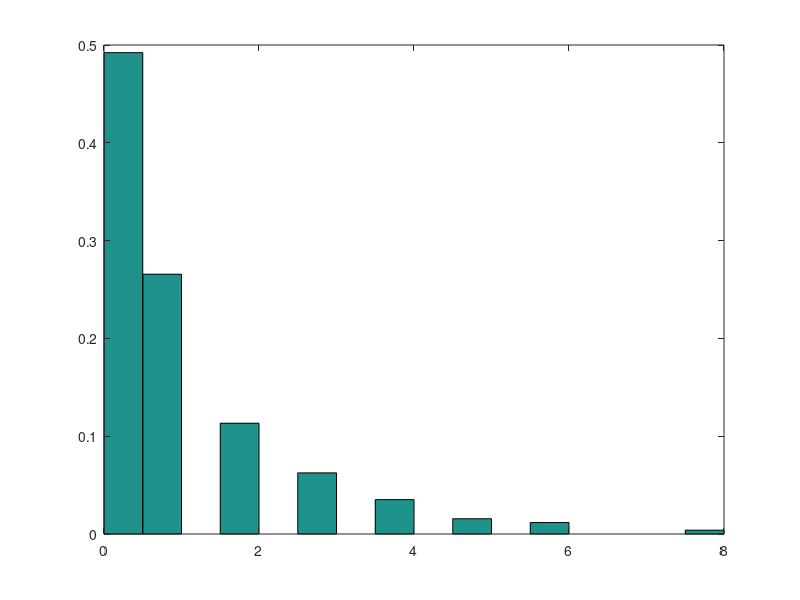

Here is the MATLAB script that generated this plot:
# Nathan Moore, Winona State University
#
# generate a list of N atoms
N=256;
atom = ones(N,1);

moves_needed=N*N;
num_moves=0;
# https://docs.octave.org/latest/The-while-Statement.html
while(num_moves < moves_needed)

  # pick out two atoms that will exchange energy
  # https://octave.sourceforge.io/octave/function/rand.html
  i=ceil(rand()*N);  # giver
  j=ceil(rand()*N);  # receiver

  # if the giver has energy to give...
  # https://docs.octave.org/v8.4.0/The-if-Statement.html
  if(atom(i,1)>0)
    # move energy from i to j
    atom(i,1) = atom(i,1) - 1;
    atom(j,1) = atom(j,1) + 1;
    num_moves = num_moves + 1;
  endif

endwhile

# https://octave.sourceforge.io/octave/function/hist.html
norm=1.0;
num_bins=floor(sqrt(N))
hist(atom,num_bins,norm)

